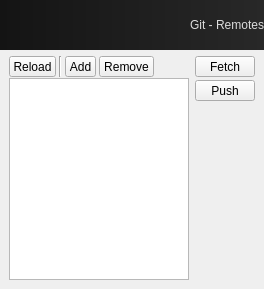
<?xml version="1.0" encoding="UTF-8"?>
<ui version="4.0">
 <class>Dialog</class>
 <widget class="QDialog" name="Dialog">
  <property name="geometry">
   <rect>
    <x>0</x>
    <y>0</y>
    <width>264</width>
    <height>289</height>
   </rect>
  </property>
  <property name="windowTitle">
   <string>GitForSoftimage</string>
  </property>
  <layout class="QVBoxLayout" name="verticalLayout_3">
   <property name="margin">
    <number>0</number>
   </property>
   <item>
    <widget class="QLabel" name="banner_label">
     <property name="sizePolicy">
      <sizepolicy hsizetype="Preferred" vsizetype="Minimum">
       <horstretch>0</horstretch>
       <verstretch>0</verstretch>
      </sizepolicy>
     </property>
     <property name="minimumSize">
      <size>
       <width>0</width>
       <height>50</height>
      </size>
     </property>
     <property name="maximumSize">
      <size>
       <width>16777215</width>
       <height>50</height>
      </size>
     </property>
     <property name="styleSheet">
      <string notr="true">font: 75 bold italic 18pt &quot;Trebuchet MS&quot;;
color: rgb(220, 220, 220);
background-color: qlineargradient(spread:pad, x1:0, y1:0, x2:1, y2:0, stop:0 rgba(20, 20, 20, 255), stop:1 rgba(40, 40, 40, 255));</string>
     </property>
     <property name="text">
      <string>Git - Remotes</string>
     </property>
     <property name="alignment">
      <set>Qt::AlignRight|Qt::AlignTrailing|Qt::AlignVCenter</set>
     </property>
     <property name="margin">
      <number>9</number>
     </property>
    </widget>
   </item>
   <item>
    <layout class="QHBoxLayout" name="contents_layout">
     <property name="leftMargin">
      <number>9</number>
     </property>
     <property name="topMargin">
      <number>0</number>
     </property>
     <property name="rightMargin">
      <number>9</number>
     </property>
     <property name="bottomMargin">
      <number>9</number>
     </property>
     <item>
      <layout class="QVBoxLayout" name="remotes_layout">
       <property name="spacing">
        <number>1</number>
       </property>
       <item>
        <layout class="QHBoxLayout" name="horizontalLayout">
         <property name="spacing">
          <number>3</number>
         </property>
         <item>
          <widget class="QToolButton" name="reload_button">
           <property name="minimumSize">
            <size>
             <width>20</width>
             <height>20</height>
            </size>
           </property>
           <property name="text">
            <string>Reload</string>
           </property>
          </widget>
         </item>
         <item>
          <widget class="Line" name="line">
           <property name="orientation">
            <enum>Qt::Vertical</enum>
           </property>
          </widget>
         </item>
         <item>
          <widget class="QToolButton" name="add_button">
           <property name="minimumSize">
            <size>
             <width>20</width>
             <height>20</height>
            </size>
           </property>
           <property name="text">
            <string>Add</string>
           </property>
          </widget>
         </item>
         <item>
          <widget class="QToolButton" name="remove_button">
           <property name="minimumSize">
            <size>
             <width>20</width>
             <height>20</height>
            </size>
           </property>
           <property name="text">
            <string>Remove</string>
           </property>
          </widget>
         </item>
         <item>
          <spacer name="horizontal_spacer">
           <property name="orientation">
            <enum>Qt::Horizontal</enum>
           </property>
           <property name="sizeHint" stdset="0">
            <size>
             <width>40</width>
             <height>20</height>
            </size>
           </property>
          </spacer>
         </item>
        </layout>
       </item>
       <item>
        <widget class="QListWidget" name="remotes_listWidget"/>
       </item>
      </layout>
     </item>
     <item>
      <layout class="QVBoxLayout" name="action_layout">
       <property name="spacing">
        <number>3</number>
       </property>
       <item>
        <widget class="QToolButton" name="fetch_button">
         <property name="sizePolicy">
          <sizepolicy hsizetype="Minimum" vsizetype="Fixed">
           <horstretch>0</horstretch>
           <verstretch>0</verstretch>
          </sizepolicy>
         </property>
         <property name="minimumSize">
          <size>
           <width>60</width>
           <height>0</height>
          </size>
         </property>
         <property name="text">
          <string>Fetch</string>
         </property>
        </widget>
       </item>
       <item>
        <widget class="QToolButton" name="push_button">
         <property name="sizePolicy">
          <sizepolicy hsizetype="Minimum" vsizetype="Fixed">
           <horstretch>0</horstretch>
           <verstretch>0</verstretch>
          </sizepolicy>
         </property>
         <property name="minimumSize">
          <size>
           <width>60</width>
           <height>0</height>
          </size>
         </property>
         <property name="text">
          <string>Push</string>
         </property>
        </widget>
       </item>
       <item>
        <spacer name="vertical_spacer">
         <property name="orientation">
          <enum>Qt::Vertical</enum>
         </property>
         <property name="sizeHint" stdset="0">
          <size>
           <width>20</width>
           <height>40</height>
          </size>
         </property>
        </spacer>
       </item>
      </layout>
     </item>
    </layout>
   </item>
  </layout>
 </widget>
 <tabstops>
  <tabstop>remotes_listWidget</tabstop>
  <tabstop>reload_button</tabstop>
  <tabstop>add_button</tabstop>
  <tabstop>remove_button</tabstop>
  <tabstop>push_button</tabstop>
 </tabstops>
 <resources/>
 <connections>
  <connection>
   <sender>reload_button</sender>
   <signal>clicked()</signal>
   <receiver>Dialog</receiver>
   <slot>reload_clicked()</slot>
   <hints>
    <hint type="sourcelabel">
     <x>38</x>
     <y>67</y>
    </hint>
    <hint type="destinationlabel">
     <x>263</x>
     <y>144</y>
    </hint>
   </hints>
  </connection>
  <connection>
   <sender>add_button</sender>
   <signal>clicked()</signal>
   <receiver>Dialog</receiver>
   <slot>add_clicked()</slot>
   <hints>
    <hint type="sourcelabel">
     <x>80</x>
     <y>64</y>
    </hint>
    <hint type="destinationlabel">
     <x>263</x>
     <y>172</y>
    </hint>
   </hints>
  </connection>
  <connection>
   <sender>remotes_listWidget</sender>
   <signal>itemClicked(QListWidgetItem*)</signal>
   <receiver>Dialog</receiver>
   <slot>remotes_clicked()</slot>
   <hints>
    <hint type="sourcelabel">
     <x>130</x>
     <y>106</y>
    </hint>
    <hint type="destinationlabel">
     <x>260</x>
     <y>213</y>
    </hint>
   </hints>
  </connection>
  <connection>
   <sender>remove_button</sender>
   <signal>clicked()</signal>
   <receiver>Dialog</receiver>
   <slot>remove_clicked()</slot>
   <hints>
    <hint type="sourcelabel">
     <x>117</x>
     <y>66</y>
    </hint>
    <hint type="destinationlabel">
     <x>264</x>
     <y>248</y>
    </hint>
   </hints>
  </connection>
  <connection>
   <sender>fetch_button</sender>
   <signal>clicked()</signal>
   <receiver>Dialog</receiver>
   <slot>fetch_clicked()</slot>
   <hints>
    <hint type="sourcelabel">
     <x>216</x>
     <y>66</y>
    </hint>
    <hint type="destinationlabel">
     <x>272</x>
     <y>102</y>
    </hint>
   </hints>
  </connection>
  <connection>
   <sender>push_button</sender>
   <signal>clicked()</signal>
   <receiver>Dialog</receiver>
   <slot>push_clicked()</slot>
   <hints>
    <hint type="sourcelabel">
     <x>236</x>
     <y>88</y>
    </hint>
    <hint type="destinationlabel">
     <x>260</x>
     <y>120</y>
    </hint>
   </hints>
  </connection>
 </connections>
 <slots>
  <slot>reload_clicked()</slot>
  <slot>add_clicked()</slot>
  <slot>remotes_clicked()</slot>
  <slot>remove_clicked()</slot>
  <slot>fetch_clicked()</slot>
  <slot>push_clicked()</slot>
 </slots>
</ui>
